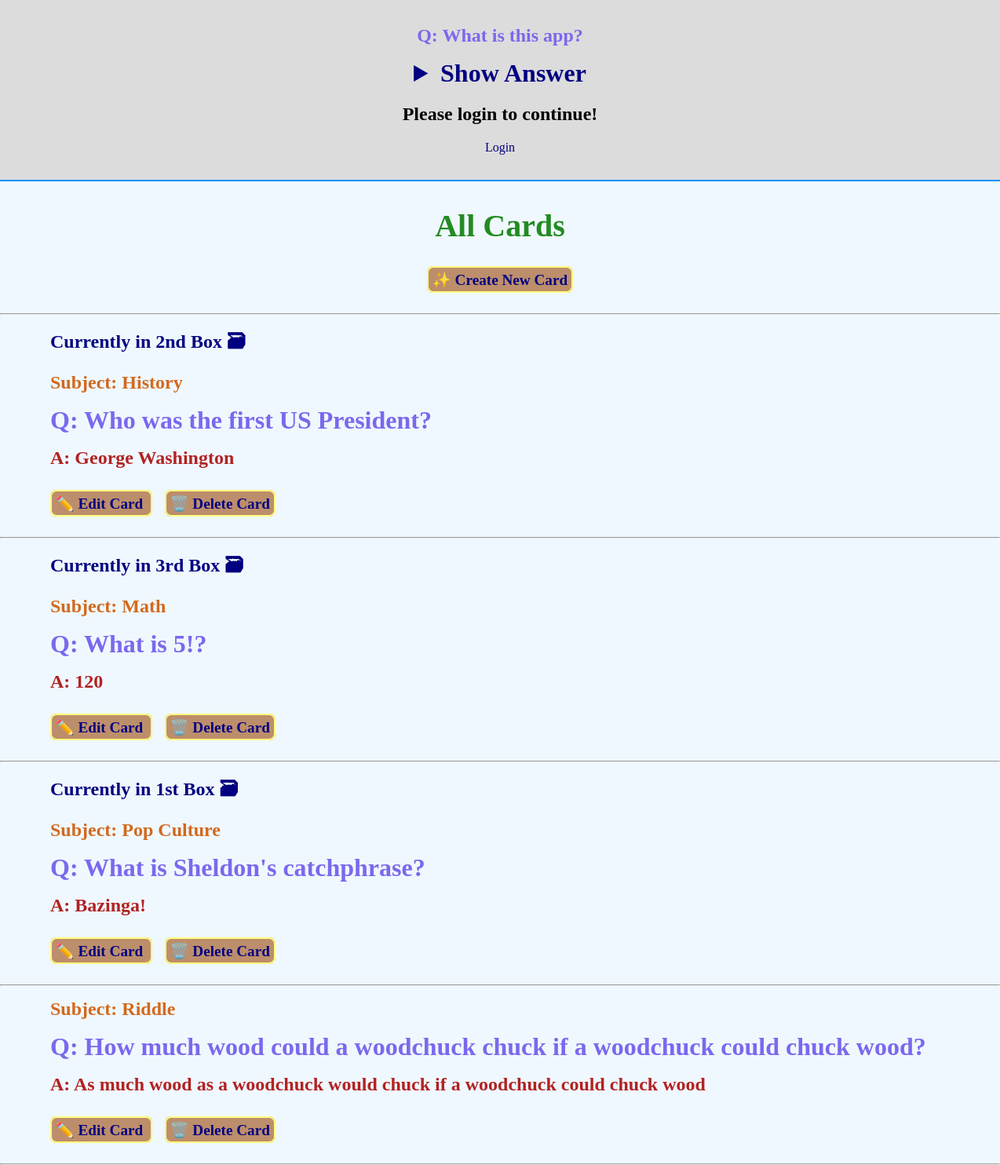
The page / on the database its author committed.
### flashcards/models.py (models this page shows, shortened)
class Card(models.Model):
    question = models.CharField(max_length=100)
    answer = models.CharField(max_length=100)
    subject = models.CharField(max_length=100)
    box = models.IntegerField(
        choices=zip(BOXES, BOXES),
        default=BOXES[0],
    )
    date_created = models.DateTimeField(auto_now_add=True)

### flashcards/views.py (the view)
class CardListView(ListView):
    model = Card
    queryset = Card.objects.all()

### flashcards/templates/flashcards/card_list.html
{% extends "base.html" %}
{% load static %}
{% load humanize %}
{% block content %}
    <h2 class="all-cards-title">
        All Cards
    </h2>
    <div class="create-button-container">
    <a class="create-button" href="{% url 'card-create' %}" role="button">
        ✨ Create New Card
    </a>
    </div>
    <hr>
    {% for card in card_list %}
        {% ifchanged %}
            <h3 class="card-box-title">Currently in {{ card.box | ordinal }} Box 🗃</h3>
        {% endifchanged %}
        {% include "flashcards/card.html" %}
    {% endfor %}
{% endblock content %}

### flashcards/templates/flashcards/card.html (shortened to what this page needs)
{% load static %}
<article class="card-box">
    <p class="subject-title">Subject: {{ card.subject }}</p>
    <h4 class="card-question">Q: {{ card.question }}</h4>
    {% if not check_card %}
        <p class="card-answer">A: {{ card.answer }}</p>
        <div class="edit-delete-buttons-container">
        <a class="edit-button" href="{% url 'card-update' card.id %}" role="button">
            ✏️ Edit Card
        </a>
        <a class="delete-button" href="{% url 'card-delete' card.id %}" role="button">
            🗑️ Delete Card
        </a>
        </div>
        <hr>
    {% endif %}
</article>

### static/css/styles.css (style rules this page uses)
body { background-color: aliceblue; margin: 0; }
.all-cards-title { text-align: center; font-size: 2.5rem; color: forestgreen; }
.create-button, .edit-button, .delete-button { text-decoration: none; margin: 0 0 0 4rem; background-color:rgb(189, 142, 107); border: 2px solid rgb(255, 255, 125); border-radius: 0.5rem; color: navy; padding: 0.3rem; font-weight: bold; font-size: 1.2rem; }
.create-button { margin: 0; }
.delete-button { margin: 0 0 0 1rem; }
hr { margin: 0; }
.card-box-title { margin: 1rem 0 0 4rem; font-size: 1.5rem; color: navy; width: 100%; }
.card-question { margin: 1rem 0 0 4rem; font-size: 2rem; font-weight: bold; color: mediumslateblue; }
.card-answer { margin: 1rem 0 0 4rem; color: firebrick; font-size: 1.5rem; font-weight: bold; }
.create-button-container { text-align: center; }
.edit-delete-buttons-container, .create-button-container { margin: 2rem 0; }
.subject-title { margin: 1rem 0 1rem 4rem; font-size: 1.5rem; color:chocolate; font-weight: bold; }

### rows shown on the page
Card: box|ordinal "2nd", subject "History", question "Who was the first US President?", answer "George Washington"
Card: box|ordinal "3rd", subject "Math", question "What is 5!?", answer "120"
Card: box|ordinal "1st", subject "Pop Culture", question "What is Sheldon's catchphrase?", answer "Bazinga!"
Card: subject "Riddle", question "How much wood could a woodchuck chuck if a woodchuck could chuck wood?", answer "As much wood as a woodchuck would chuck if a woodchuck could chuck wood"
